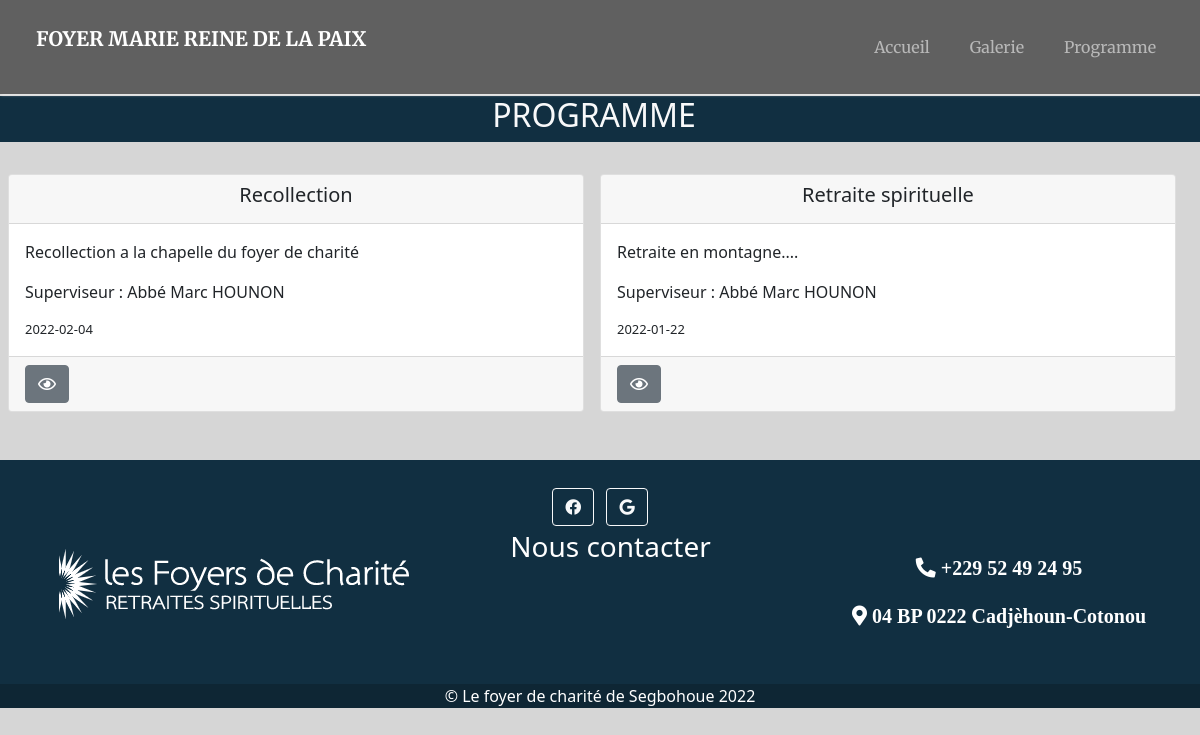
The app's page /Programme.php with its own data.
### tables this page shows
CREATE TABLE IF NOT EXISTS `programme` (
  `id` int(11) NOT NULL AUTO_INCREMENT,
  `Nom` varchar(255) NOT NULL,
  `Dateprog` date NOT NULL DEFAULT current_timestamp(),
  `Descriptionprog` text NOT NULL,
  `Predicateur` varchar(255) NOT NULL,
  PRIMARY KEY (`id`)
);

### Programme.php (the view, shortened to what this page needs)
<!DOCTYPE html>
<html lang="en">
	<head>
		<link rel="stylesheet" href="https://cdnjs.cloudflare.com/ajax/libs/font-awesome/5.15.3/css/all.min.css" />
		<link rel="stylesheet" href="https://maxcdn.bootstrapcdn.com/font-awesome/4.4.0/css/font-awesome.min.css">
		<link href="assets/css/bootstrap.min.css" rel="stylesheet" />
		<link rel="stylesheet" href="assets/css/stylesprog.css" />
	<body class="order-form" style="background-color:#d6d6d6">
	<header>
			<?php require_once('Includes/header.php') ?>
		</header>
		<section >
			<br>
			<br>
			<br>
			<br>
			<div class="container-fluid " style="background-color:#d6d6d6">
				<div class="row" style="background-color:#d6d6d6">
					<div class="nav navbar-dark  text-light" style="background-color:#112f41">
        				<div class="container-fluid">
            				<h2 class="text-center ">PROGRAMME</h2>
        				</div>
    				</div>
					<?php
    					$bdd = new PDO('mysql:host=localhost;dbname=foyer', 'root', '');
        				$reponse = $bdd->query('SELECT * FROM programme');
    				?>
                	<div class="row row-cols-1 row-cols-md-2 g-3">
                        <?php
                        	while($données = $reponse->fetch()){
                        ?>
						<div class="col mb-5">
							<div class="card">
								<div class="card-header">
									<h5 class="card-title text-center"><?php echo $données['Nom']; ?></h5>
								</div>
								<div class="card-body">
                                	<p class="card-text"><?php echo $données['Descriptionprog'];?></p>
                                	<p class="card-text">  Superviseur : <?php echo $données['Predicateur'];?></p>
									<p class="card-text" style="font-size:13px"><?php echo $données['Dateprog'];?></p>
								</div>
								<div class="card-footer bottom-right">
								<a  href="EditProgramme.php?id=<?php echo $données['id'] ?>"><i class="btn btn-secondary far fa-eye"></i></a>
									</div>
							</div>
						</div>
						<?php
						}
                        ?>
		</section>
		<footer class="bg-dark text-light text-left ">
			<?php require_once('Includes/footer.php') ?>
		</footer>
	</body>
</html>

### Includes/header.php (shortened to what this page needs)
<section>
<nav class="cc-navbar navbar navbar-expand-lg navbar-dark position-fixed w-100">
			<div class="container-fluid">
				<a class="navbar-brand text-uppercase mx-4 py-3 fw-bolder" href="index.php"><p>Foyer Marie Reine de la Paix</p></a>
				<div class="collapse navbar-collapse" id="navbarSupportedContent">
					<ul class="navbar-nav ms-auto mb-2 mb-lg-0">
						<li class="nav-item pe-4">
							<a class="nav-link" href="index.php">Accueil</a>
						</li>
						<li class="nav-item pe-4">
							<a class="nav-link" href="galerie.php">Galerie</a>
						</li>
						<li class="nav-item pe-4">
							<a class="nav-link" href="Programme.php">Programme</a>
						</li>
					</ul>
				</div>
			</div>
		</nav>
</section>

### Includes/footer.php (shortened to what this page needs)
<footer class="text-center text-white" style="background-color:#112f41;">
  <div class="container p-4">
    <section class="">
      <a class="btn btn-outline-light btn-floating m-1" href="https://www.facebook.com/LesFoyersDeCharite" role="button"
        ><i class="fab fa-facebook-f"></i
      ></a>
      <a class="btn btn-outline-light btn-floating m-1" href="mailto:segbohouemariereine92@gmail.com" role="button"
        ><i class="fab fa-google"></i
      ></a>
    </section>
    <section class="mb-4" >
	<div class="row">
		<div class="col" style="display:flex;justify-content:left;">
		<p>
       		<img src="assets/img/imgfoot.png" alt="">
      	</p>
		</div>
		<div class="col">
		<h3 style="display:flex; justify-content:center; align-items:center;">Nous contacter</h1>
		</div>
		<div class="col"style="display:flex; justify-content:right; align-items:end; " >
		<p class="h5" style=""><i class="fas fa-phone-alt"> +229 52 49 24 95</i><br><br>
		<i class="fas fa-map-marker-alt"> 04 BP 0222 Cadjèhoun-Cotonou</i></p>
		</div>
	</div>
	</section>
  </div>
  <div class="text-center" style="background-color: rgba(0, 0, 0, 0.2);">
  <p>
							&copy; Le foyer de charité de Segbohoue
					</p>
  </div>
</footer>

### assets/css/stylesprog.css (style rules this page uses)
.cc-navbar { background-color: rgba(0, 0, 0, 0.55); font-family: 'Merriweather', serif; box-shadow: 1px 1px 3px rgba(255, 255, 255, 0.54); z-index: 99; }
.cc-navbar .nav-link { border-bottom: 1px solid transparent; transition: padding-bottom 0.4s ease-in-out, border-color 0.3s ease; }
.banner, .order-form { background: center center fixed no-repeat; background-size: cover; height: 800px; }
.order-form { height: 500px; }

### records on screen
programme: Nom "Recollection", Descriptionprog "Recollection a la chapelle du foyer de charité", Predicateur "Abbé Marc HOUNON", Dateprog "2022-02-04"
programme: Nom "Retraite spirituelle", Descriptionprog "Retraite en montagne....", Predicateur "Abbé Marc HOUNON", Dateprog "2022-01-22"
